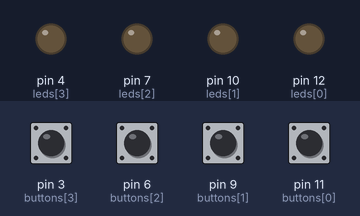
Recording of a sketch running on a simulated Arduino Uno, built with avr-gcc and run on an emulated ATmega328P. On the bench: output pins drawn as LEDs (lit = HIGH). The inputs (shaded band) are chosen by the test bench; at power-on: pin 3 (buttons[3]), pin 6 (buttons[2]), pin 9 (buttons[1]), pin 11 (buttons[0]) LOW. Random numbers use the default seed unless the sketch sets one.

Above: at 4.2 s.
4.3 s: pin 3 (buttons[3]) pulled HIGH for 1 s
At 5.4 s:
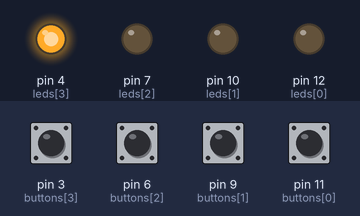
At 11.0 s:
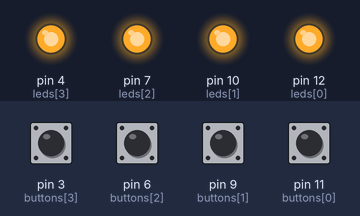
Timing chart, 0 to 16.1 s (numbered marks = the images above; inputs shaded):
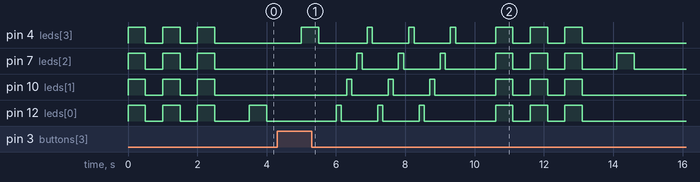

Measured:
- after the input at 4.3 s, pin 4 (leds[3]): LOW → HIGH after 0.70 s, → LOW 0.50 s later, → HIGH 1.4 s later, → LOW 0.15 s later, … (14 changes in this stretch); pin 7 (leds[2]): LOW → HIGH after 2.3 s, → LOW 0.15 s later, → HIGH 1.1 s later, → LOW 0.15 s later, … (14 changes in this stretch)

The sketch:

Project1.ino
```cpp
// Defining LEDs and buttons.
int leds[] = {12, 10, 7, 4};
int buttons[] = {11, 9, 6, 3};

const int max = 40;
int lightArr[max];      // Array with full patterns of LEDs.
int currArr[max];
int gameState = 0;
int level = 1;
int correct = 1;
int buttonPressed = -1;

void setup() {
  pinMode(leds[0], OUTPUT);
  pinMode(leds[1], OUTPUT);
  pinMode(leds[2], OUTPUT);
  pinMode(leds[3], OUTPUT);
  pinMode(buttons[0], INPUT);
  pinMode(buttons[1], INPUT);
  pinMode(buttons[2], INPUT);
  pinMode(buttons[3], INPUT);

  Serial.begin(9600);

  randomSeed(analogRead(0));
  allOn();
}


void loop() {
  if (gameState == 0) {
    resetGame();
  } else if (gameState == 1) {
    play();
  } else if (gameState == 2) {
    gameOver();
    level = 1;
    gameState = 0;
    correct = 1;
    allOn();
  }
}


void resetGame() {
  if (level == 1) {
    // Setting up a sequence of random lights.
    for (int i = 0; i < 40; i++) {
      lightArr[i] = random(0,4);
    }
  }
  level = 1;
  gameState = 1;
}


void play() {
  while (correct == 1) {
    showPattern();
    correct = userInput();
    level++;
  }
}


void showPattern() {
  delay(500);
  for (int i = 0; i < level; i++) {
    digitalWrite(leds[lightArr[i]], 1);
    delay(500);
    digitalWrite(leds[lightArr[i]], 0);
    delay(500);

  }
}

int userInput() {
  delay(500);
  for (int i = 0; i < level; i++) {
    int buttonPressed = readOneButton();
    if (buttonPressed >= 0) {
      if (lightArr[i] != buttonPressed) {
        gameState = 2;
        return 0;
      }
    }
  }
  return 1;
}


void gameOver() {
  for (int i = 0; i < 3; i++) {
    digitalWrite(leds[0], 1);
    delay(150);
    digitalWrite(leds[0], 0);
    delay(150);
    digitalWrite(leds[1], 1);
    delay(150);
    digitalWrite(leds[1], 0);
    delay(150);
    digitalWrite(leds[2], 1);
    delay(150);
    digitalWrite(leds[2], 0);
    delay(150);
    digitalWrite(leds[3], 1);
    delay(150);
    digitalWrite(leds[3], 0);
    delay(150);
  }
  delay(1000);

}

int readOneButton() {
  while (buttonPressed == -1) {
    if (digitalRead(buttons[0])) {
      digitalWrite(leds[0], 1);
      delay(500);
      digitalWrite(leds[0], 0);
      delay(500);
      return 0;

    } else if (digitalRead(buttons[1])) {
      digitalWrite(leds[1], 1);
      delay(500);
      digitalWrite(leds[1], 0);
      delay(500);
      return 1;

    } else if (digitalRead(buttons[2])) {
      digitalWrite(leds[2], 1);
      delay(500);
      digitalWrite(leds[2], 0);
      delay(500);
      return 2;

    } else if (digitalRead(buttons[3])) {
      digitalWrite(leds[3], 1);
      delay(500);
      digitalWrite(leds[3], 0);
      delay(500);
      return 3;

    }
  }
}

void allOn() {
  for (int i = 0; i < 3; i++) {
    digitalWrite(leds[0], 1);
    digitalWrite(leds[1], 1);
    digitalWrite(leds[2], 1);
    digitalWrite(leds[3], 1);
    delay(500);
    digitalWrite(leds[0], 0);
    digitalWrite(leds[1], 0);
    digitalWrite(leds[2], 0);
    digitalWrite(leds[3], 0);
    delay(500);
  }
}
```
